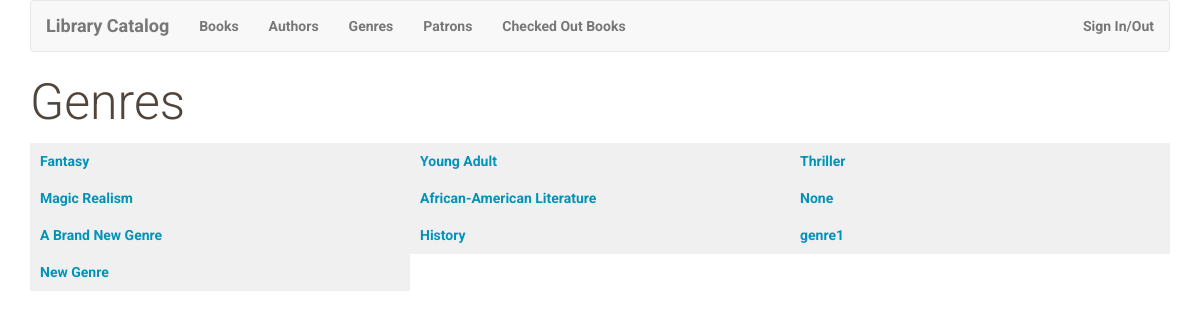
The app's page /genres with its own data.
### database_setup.py (models this page shows, shortened)
class Genres(Base):
    __tablename__ = 'genres'
    id = Column(Integer, primary_key = True)
    name = Column(String(80), nullable = False)

### library_catalog.py (the view)
@app.route('/genres')
def showGenreList():
    DBSession = sessionmaker(bind=engine)
    session = DBSession()
    genres = session.query(Genres).all()
    return render_template('genre_list.html', genres=genres)

### templates/genre_list.html (shortened to what this page needs)
<!DOCTYPE html>
<html lang="en" dir="ltr">
  <head>
  </head>
  <body>
    {% extends "main.html" %}
    {% block content %}
    {% include "header.html" %}
 <h1>Genres</h1>
 <div class='container col-md-12'>
   <div class="row">
     <div class="col-md-2 text-right">
     </div>
   </div>
 </div>
   <div class="container col-md-12">
     <div class='row'>
       {% for g in genres %}
         <a href='{{url_for('showGenre', genre_id=g.id)}}'>
           <div class="col-md-4 book-list">
             {{g.name}}
           </div>
         </a>
       {% endfor %}
     </div>
   </div>
{% endblock %}

### static/styles.css (style rules this page uses)
* { font-family: "Helvetica Neue Bold", Roboto, Helvetica, Arial, sans-serif; font-weight: 700; }
h1 { font-family: "Helvetica Neue Light", Roboto, Helvetica, Arial, sans-serif; font-size: 50px; color: #51453B; line-height: 60px; font-weight: 300; }
a { font-size: 14px; color: #0093B9; line-height: 17px; }
.book-list { background-color: #F0F0F0; padding: 10px; }

### records on screen
Genres: name "Fantasy"
Genres: name "Young Adult"
Genres: name "Thriller"
Genres: name "Magic Realism"
Genres: name "African-American Literature"
Genres: name "None"
Genres: name "A Brand New Genre"
Genres: name "History"
Genres: name "genre1"
Genres: name "New Genre"
